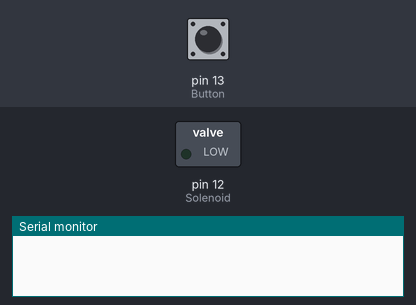
The sketch below on a simulated Arduino Uno, built with avr-gcc and run on an emulated ATmega328P. Parts: switched loads named in the sketch (green lamp = pin HIGH), the last lines printed to the serial monitor. The test bench sets the inputs (shaded band); at power-on: pin 13 (Button) HIGH.

Above: at 1.2 s.
1.3 s: pin 13 (Button) pulled LOW for 0.15 s
At 1.38 s:
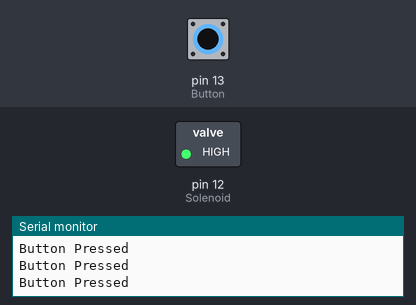
2.9 s: pin 13 (Button) pulled LOW for 3.2 s
At 6.9 s:
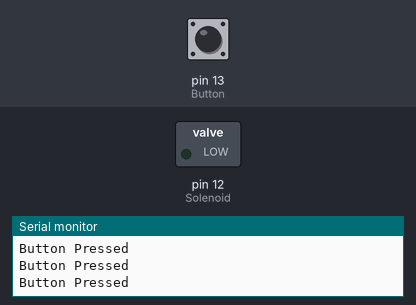
7.6 s: pin 13 (Button) driven LOW
At 8.9 s:
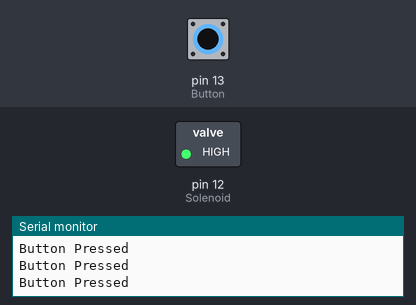
10.6 s: pin 13 (Button) driven HIGH
At 11.5 s:
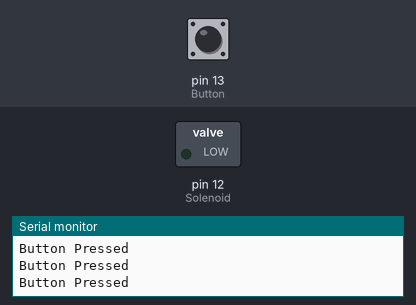
Timing chart, 0 to 13.1 s (numbered marks = the images above; inputs shaded):
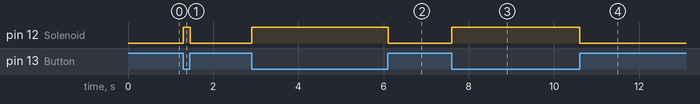

The sketch:

Solenoid_and_transistor_control_test.ino
```cpp
#define test 1

#define Button 13
#define Solenoid 12

void setup() {
  // put your setup code here, to run once:
  Serial.begin(9600);
  pinMode(Button, INPUT);
  pinMode(Solenoid, OUTPUT);
}

void loop() {
  // put your main code here, to run repeatedly:
  if (!digitalRead(Button))
  {
    if (test)
    {
      Serial.println("Button Pressed");
    }
    digitalWrite(Solenoid, HIGH);
  }
  else
  {
    digitalWrite(Solenoid,LOW);
  }
}
```

Measured:
- after the input at 1.3 s, pin 12 (Solenoid): LOW → HIGH at once, → LOW 0.17 s later
- after the input at 2.9 s, pin 12 (Solenoid): LOW → HIGH at once, → LOW 3.2 s later
- after the input at 7.6 s, pin 12 (Solenoid): LOW → HIGH at once
- after the input at 10.6 s, pin 12 (Solenoid): HIGH → LOW at once
